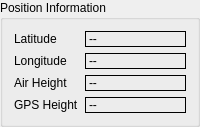
    <widget class="QGroupBox" name="groupBox">
     <property name="title">
      <string>Position Information</string>
     </property>
     <layout class="QGridLayout" name="gridLayout">
      <item row="0" column="0">
       <widget class="QLabel" name="UAVPlaneStates_lng_NAME">
        <property name="sizePolicy">
         <sizepolicy hsizetype="Fixed" vsizetype="Preferred">
          <horstretch>0</horstretch>
          <verstretch>0</verstretch>
         </sizepolicy>
        </property>
        <property name="text">
         <string>Latitude</string>
        </property>
       </widget>
      </item>
      <item row="0" column="1">
       <widget class="QLabel" name="UAVPlaneStates_lat_VALUE">
        <property name="sizePolicy">
         <sizepolicy hsizetype="Ignored" vsizetype="Preferred">
          <horstretch>0</horstretch>
          <verstretch>0</verstretch>
         </sizepolicy>
        </property>
        <property name="frameShape">
         <enum>QFrame::Box</enum>
        </property>
        <property name="text">
         <string>--</string>
        </property>
       </widget>
      </item>
      <item row="1" column="0">
       <widget class="QLabel" name="UAVPlaneStates_lat_NAME">
        <property name="sizePolicy">
         <sizepolicy hsizetype="Fixed" vsizetype="Preferred">
          <horstretch>0</horstretch>
          <verstretch>0</verstretch>
         </sizepolicy>
        </property>
        <property name="text">
         <string>Longitude</string>
        </property>
       </widget>
      </item>
      <item row="1" column="1">
       <widget class="QLabel" name="UAVPlaneStates_lng_VALUE">
        <property name="sizePolicy">
         <sizepolicy hsizetype="Ignored" vsizetype="Preferred">
          <horstretch>0</horstretch>
          <verstretch>0</verstretch>
         </sizepolicy>
        </property>
        <property name="frameShape">
         <enum>QFrame::Box</enum>
        </property>
        <property name="text">
         <string>--</string>
        </property>
       </widget>
      </item>
      <item row="2" column="0">
       <widget class="QLabel" name="UAVPlaneStates_pressureHeight_NAME">
        <property name="sizePolicy">
         <sizepolicy hsizetype="Fixed" vsizetype="Preferred">
          <horstretch>0</horstretch>
          <verstretch>0</verstretch>
         </sizepolicy>
        </property>
        <property name="text">
         <string>Air Height</string>
        </property>
       </widget>
      </item>
      <item row="2" column="1">
       <widget class="QLabel" name="UAVPlaneStates_pressureHeight_VALUE">
        <property name="sizePolicy">
         <sizepolicy hsizetype="Ignored" vsizetype="Preferred">
          <horstretch>0</horstretch>
          <verstretch>0</verstretch>
         </sizepolicy>
        </property>
        <property name="frameShape">
         <enum>QFrame::Box</enum>
        </property>
        <property name="text">
         <string>--</string>
        </property>
       </widget>
      </item>
      <item row="3" column="0">
       <widget class="QLabel" name="UAVPlaneStates_GPSHeight_NAME">
        <property name="sizePolicy">
         <sizepolicy hsizetype="Fixed" vsizetype="Preferred">
          <horstretch>0</horstretch>
          <verstretch>0</verstretch>
         </sizepolicy>
        </property>
        <property name="text">
         <string>GPS Height</string>
        </property>
       </widget>
      </item>
      <item row="3" column="1">
       <widget class="QLabel" name="UAVPlaneStates_GPSHeight_VALUE">
        <property name="sizePolicy">
         <sizepolicy hsizetype="Ignored" vsizetype="Preferred">
          <horstretch>0</horstretch>
          <verstretch>0</verstretch>
         </sizepolicy>
        </property>
        <property name="frameShape">
         <enum>QFrame::Box</enum>
        </property>
        <property name="text">
         <string>--</string>
        </property>
       </widget>
      </item>
     </layout>
    </widget>
